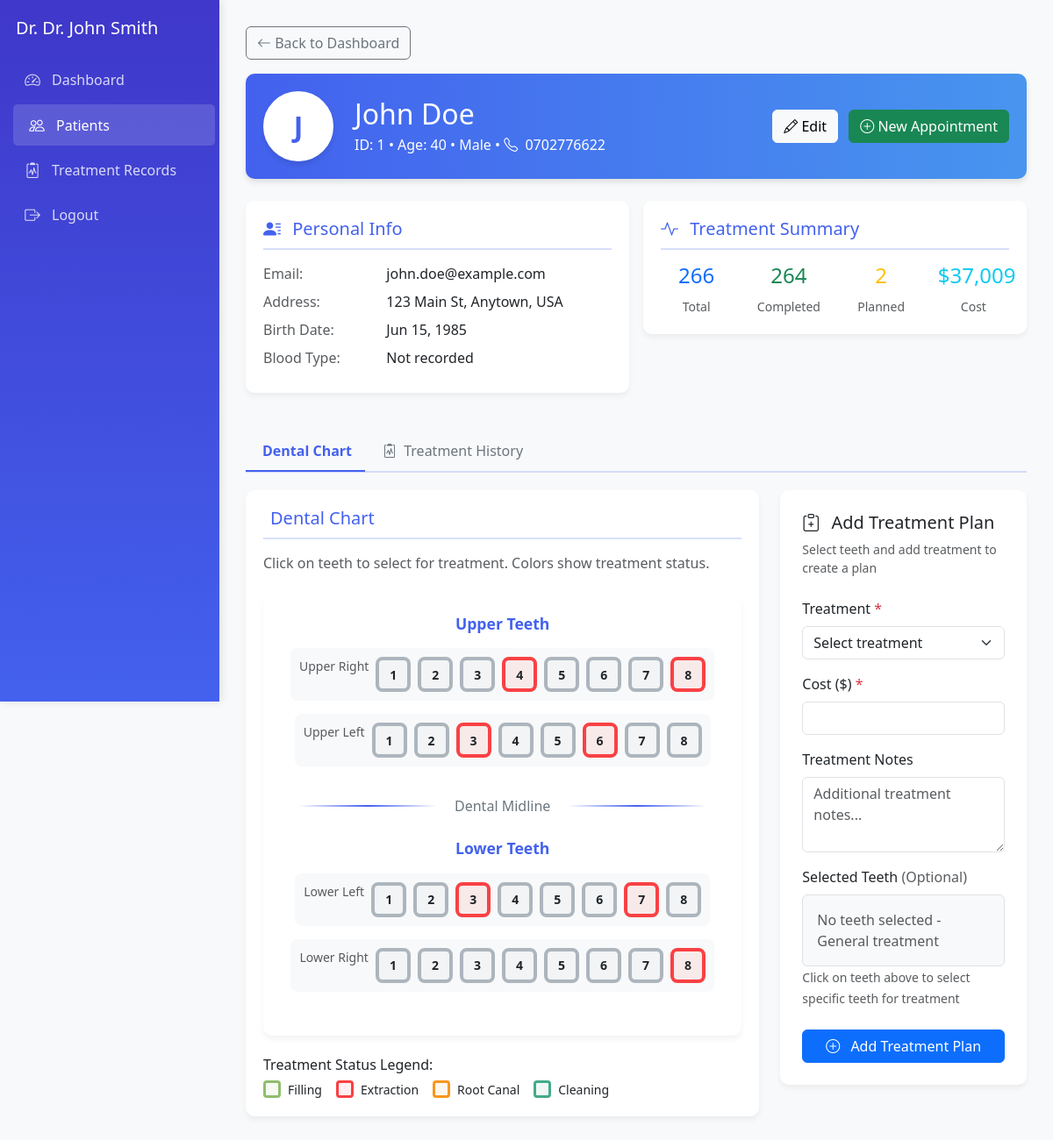
Screenshot of /DenTec/dashboard/dentist/patient_record.php?id=1 (signed in) with the database file from the repository.
### tables this page shows
CREATE TABLE `patients` (
  `patient_id` int(11) NOT NULL,
  `file_number` varchar(20) NOT NULL,
  `photo` varchar(255) DEFAULT NULL,
  `first_name` varchar(50) NOT NULL,
  `last_name` varchar(50) NOT NULL,
  `gender` enum('Male','Female','Other') NOT NULL,
  `date_of_birth` date NOT NULL,
  `phone` varchar(20) NOT NULL,
  `email` varchar(100) DEFAULT NULL,
  `address` text DEFAULT NULL,
  `city` varchar(50) DEFAULT NULL,
  `state` varchar(50) DEFAULT NULL,
  `postal_code` varchar(20) DEFAULT NULL,
  `blood_group` varchar(5) DEFAULT NULL,
  `allergies` text DEFAULT NULL,
  `medical_history` text DEFAULT NULL,
  `created_at` timestamp NOT NULL DEFAULT current_timestamp(),
  `updated_at` timestamp NOT NULL DEFAULT current_timestamp() ON UPDATE current_timestamp()
);

CREATE TABLE `dental_teeth` (
  `tooth_id` tinyint(4) NOT NULL,
  `universal_number` varchar(5) NOT NULL,
  `quadrant_number` tinyint(4) DEFAULT NULL,
  `fdi_number` varchar(5) NOT NULL,
  `name` varchar(50) NOT NULL,
  `quadrant` enum('Upper Right','Upper Left','Lower Left','Lower Right') NOT NULL,
  `type` enum('Molar','Premolar','Canine','Incisor','Wisdom') NOT NULL,
  `is_permanent` tinyint(1) NOT NULL DEFAULT 1
);

### DenTec/dashboard/dentist/patient_record.php (the view, shortened to what the rows shown need)
<?php
include '../../includes/db_connect.php';
$patient_id = intval($_GET['id']);
$patient_result = $conn->query("
    SELECT p.*, TIMESTAMPDIFF(YEAR, p.date_of_birth, CURDATE()) AS age
    FROM patients p WHERE p.patient_id = $patient_id
");
$patient = $patient_result->fetch_assoc();
$teeth = $conn->query("
    SELECT * FROM dental_teeth ORDER BY quadrant, universal_number ASC
");
$tooth_treatments = $conn->query("
    SELECT dt.tooth_id, dt.universal_number AS tooth_number, t.name AS treatment_name,
           tr.treatment_date, tr.status
    FROM treatment_records tr
    JOIN treatments t ON tr.treatment_id = t.treatment_id
    JOIN dental_teeth dt ON tr.tooth_id = dt.tooth_id
    WHERE tr.patient_id = $patient_id
    ORDER BY tr.treatment_date DESC
");
$tooth_status = [];
if ($tooth_treatments && $tooth_treatments->num_rows > 0) {
    while ($row = $tooth_treatments->fetch_assoc()) {
        if (!isset($tooth_status[$row['tooth_number']])) {
            $tooth_status[$row['tooth_number']] = [
                'treatment' => $row['treatment_name'],
                'date' => $row['treatment_date'],
                'status' => $row['status']
            ];
        }
    }
}
$treatment_colors = [
    'Extraction' => '#f94144', 'Filling' => '#90be6d', 'Root Canal' => '#f8961e',
    'Crown' => '#f9c74f', 'Cleaning' => '#43aa8b', 'Examination' => '#adb5bd'
];
$default_color = '#adb5bd';
function getTreatmentColor($treatment_name, $treatment_colors, $default_color) {
    foreach ($treatment_colors as $key => $color) {
        if (stripos($treatment_name, $key) !== false) {
            return $color;
        }
    }
    return $default_color;
}
function getQuadrantNumber($universal_number) {
    if ($universal_number >= 1 && $universal_number <= 8) {
        return 9 - $universal_number;
    } else if ($universal_number >= 9 && $universal_number <= 16) {
        return $universal_number - 8;
    } else if ($universal_number >= 17 && $universal_number <= 24) {
        return $universal_number - 16;
    } else if ($universal_number >= 25 && $universal_number <= 32) {
        return 33 - $universal_number;
    }
    return $universal_number;
}
function displayToothNumber($tooth, $tooth_status, $treatment_colors, $default_color) {
    $universal_number = $tooth['universal_number'];
    $local_number = getQuadrantNumber($universal_number);
    $tooth_status_class = '';
    $tooth_color = '';
    if (isset($tooth_status[$universal_number])) {
        $status = $tooth_status[$universal_number];
        $tooth_status_class = 'treated';
        $tooth_color = getTreatmentColor($status['treatment'], $treatment_colors, $default_color);
    }
    echo '<div class="tooth-compact ' . $tooth_status_class . '" data-tooth-id="' . $tooth['tooth_id'] . '" data-tooth-number="' . $universal_number . '">';
    echo '<div class="tooth-graphic" style="' . ($tooth_color ? 'border-color: ' . $tooth_color . '; background-color: ' . $tooth_color . '15;' : '') . '">' . $local_number . '</div>';
    echo '</div>';
}
?>
<!DOCTYPE html>
<html lang="en">
<head>
    <link href="https://cdn.jsdelivr.net/npm/bootstrap@5.3.0/dist/css/bootstrap.min.css" rel="stylesheet">
    <link href="https://cdn.jsdelivr.net/npm/bootstrap-icons@1.10.5/font/bootstrap-icons.css" rel="stylesheet">
</head>
<body>
    <div class="d-flex">
        <div class="main flex-fill">
            <div class="patient-header d-flex justify-content-between align-items-center">
                <div class="d-flex align-items-center">
                    <div class="patient-avatar me-4">
                        <?php echo strtoupper(substr($patient['first_name'] ?? 'P', 0, 1)); ?>
                    </div>
                    <div>
                        <h2 class="mb-1"><?php echo htmlspecialchars($patient['first_name'] . ' ' . $patient['last_name']); ?></h2>
                        <p class="mb-0">ID: <?php echo $patient['patient_id']; ?> • Age: <?php echo $patient['age']; ?> •
                            <?php echo $patient['gender']; ?> •
                            <i class="bi bi-telephone me-1"></i> <?php echo htmlspecialchars($patient['phone']); ?>
                        </p>
                    </div>
                </div>
            </div>
            <div class="row g-3 mb-4">
                <div class="col-md-6">
                    <div class="info-box">
                        <div class="row mb-2">
                            <div class="col-4 text-muted">Email:</div>
                            <div class="col-8"><?php echo htmlspecialchars($patient['email'] ?? 'Not provided'); ?></div>
                        </div>
                        <div class="row mb-2">
                            <div class="col-4 text-muted">Address:</div>
                            <div class="col-8"><?php echo htmlspecialchars($patient['address'] ?? 'Not provided'); ?></div>
                        </div>
                        <div class="row mb-2">
                            <div class="col-4 text-muted">Birth Date:</div>
                            <div class="col-8"><?php echo date('M j, Y', strtotime($patient['date_of_birth'])); ?></div>
                        </div>
                        <div class="row mb-2">
                            <div class="col-4 text-muted">Blood Type:</div>
                            <div class="col-8"><?php echo htmlspecialchars($patient['blood_group'] ?? 'Not recorded'); ?></div>
                        </div>
                    </div>
                </div>
            </div>
            <div class="tab-content" id="patientTabsContent">
                <div class="tab-pane fade show active" id="dental-tab-pane" role="tabpanel">
                    <div class="row">
                        <div class="col-lg-8">
                            <div class="info-box">
                                <div class="dental-chart-container">
                                    <div class="dental-row upper-jaw">
                                        <div class="teeth-row">
                                            <div class="quadrant-section">
                                                <div class="d-flex gap-2">
                                                    <?php
                                                    if ($teeth && $teeth->num_rows > 0) {
                                                        $teeth_data = [];
                                                        $teeth->data_seek(0);
                                                        while ($tooth = $teeth->fetch_assoc()) {
                                                            $teeth_data[] = $tooth;
                                                        }
                                                        $upper_right = array_filter($teeth_data, function($tooth) {
                                                            return $tooth['quadrant'] === 'Upper Right';
                                                        });
                                                        usort($upper_right, function($a, $b) {
                                                            return $b['universal_number'] - $a['universal_number'];
                                                        });
                                                        foreach ($upper_right as $tooth) {
                                                            displayToothNumber($tooth, $tooth_status, $treatment_colors, $default_color);
                                                        }
                                                    }
                                                    ?>
                                                </div>
                                            </div>
                                            <div class="quadrant-section">
                                                <div class="d-flex gap-2">
                                                    <?php
                                                    $upper_left = array_filter($teeth_data, function($tooth) {
                                                        return $tooth['quadrant'] === 'Upper Left';
                                                    });
                                                    usort($upper_left, function($a, $b) {
                                                        return ($a['universal_number'] - 8) - ($b['universal_number'] - 8);
                                                    });
                                                    foreach ($upper_left as $tooth) {
                                                        displayToothNumber($tooth, $tooth_status, $treatment_colors, $default_color);
                                                    }
                                                    ?>
                                                </div>
                                            </div>
                                        </div>
                                    </div>
                                    <div class="dental-row lower-jaw">
                                        <div class="teeth-row">
                                            <div class="quadrant-section">
                                                <div class="d-flex gap-2">
                                                    <?php
                                                    $lower_left = array_filter($teeth_data, function($tooth) {
                                                        return $tooth['quadrant'] === 'Lower Left';
                                                    });
                                                    usort($lower_left, function($a, $b) {
                                                        return ($a['universal_number'] - 16) - ($b['universal_number'] - 16);
                                                    });
                                                    foreach ($lower_left as $tooth) {
                                                        displayToothNumber($tooth, $tooth_status, $treatment_colors, $default_color);
                                                    }
                                                    ?>
                                                </div>
                                            </div>
                                            <div class="quadrant-section">
                                                <div class="d-flex gap-2">
                                                    <?php
                                                    $lower_right = array_filter($teeth_data, function($tooth) {
                                                        return $tooth['quadrant'] === 'Lower Right';
                                                    });
                                                    usort($lower_right, function($a, $b) {
                                                        return ($b['universal_number'] - 24) - ($a['universal_number'] - 24);
                                                    });
                                                    foreach ($lower_right as $tooth) {
                                                        displayToothNumber($tooth, $tooth_status, $treatment_colors, $default_color);
                                                    }
                                                    ?>
                                                </div>
                                            </div>
                                        </div>
                                    </div>
                                </div>
                            </div>
                        </div>
                    </div>
                </div>
            </div>
        </div>
    </div>
</body>
</html>

### rows the page displays
patients: first_name "J", first_name+last_name "John Doe", patient_id "1", gender "Male", phone "0702776622", email "john.doe@example.com", address "123 Main St, Anytown, USA", date_of_birth "Jun 15, 1985", blood_group "Not recorded"
dental_teeth: universal_number "1"
dental_teeth: universal_number "2"
dental_teeth: universal_number "3"
dental_teeth: universal_number "4"
dental_teeth: universal_number "5"
dental_teeth: universal_number "6"
dental_teeth: universal_number "7"
dental_teeth: universal_number "8"
dental_teeth: universal_number "1"
dental_teeth: universal_number "2"
dental_teeth: universal_number "3"
dental_teeth: universal_number "4"
dental_teeth: universal_number "5"
dental_teeth: universal_number "6"
dental_teeth: universal_number "7"
dental_teeth: universal_number "8"
dental_teeth: universal_number "1"
dental_teeth: universal_number "2"
dental_teeth: universal_number "3"
dental_teeth: universal_number "4"
dental_teeth: universal_number "5"
dental_teeth: universal_number "6"
dental_teeth: universal_number "7"
dental_teeth: universal_number "8"
dental_teeth: universal_number "1"
dental_teeth: universal_number "2"
dental_teeth: universal_number "3"
dental_teeth: universal_number "4"
dental_teeth: universal_number "5"
dental_teeth: universal_number "6"
dental_teeth: universal_number "7"
dental_teeth: universal_number "8"

### other values shown
$_SESSION['full_name'] "Dr. John Smith"
$patient['age'] "40"
count($treatments_data) "266"
$completed_count "264"
$planned_count "2"
$total_cost "37,009"
